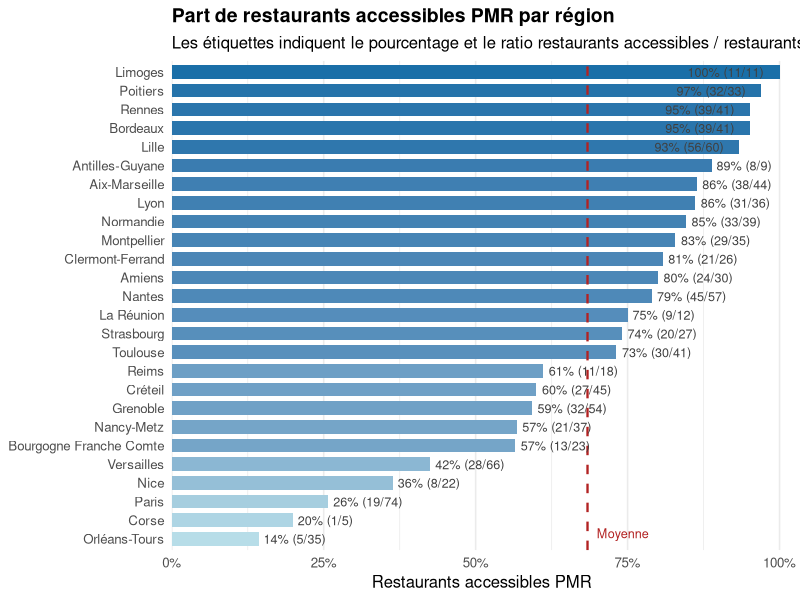

The R script that drew this image:
library(dplyr)
library(ggplot2)
library(readr)
library(forcats)
library(scales)

restaurants <- read_csv("../data/liste_restaurants.csv", show_col_types = FALSE)

accessibilite_pmr <- restaurants %>%
  filter(!is.na(`region.libelle`), !is.na(ispmr)) %>%
  group_by(region = `region.libelle`) %>%
  summarise(
    n_restaurants = n_distinct(code),
    n_pmr = sum(ispmr),
    pct_pmr = n_pmr / n_restaurants,
    .groups = "drop"
  ) %>%
  filter(n_restaurants >= 2) %>%
  mutate(
    region = fct_reorder(region, pct_pmr),
    label = paste0(percent(pct_pmr, accuracy = 1), " (", n_pmr, "/", n_restaurants, ")"),
    hjust_label = if_else(pct_pmr >= 0.92, 1.05, -0.08),
    x_label = if_else(pct_pmr >= 0.92, pct_pmr - 0.02, pct_pmr)
  )

moyenne_pmr <- sum(accessibilite_pmr$n_pmr) / sum(accessibilite_pmr$n_restaurants)

ggplot(accessibilite_pmr, aes(x = pct_pmr, y = region, fill = pct_pmr)) +
  geom_col(width = 0.72, show.legend = FALSE) +
  geom_vline(
    xintercept = moyenne_pmr,
    linetype = "dashed", color = "firebrick", linewidth = 0.8
  ) +
  geom_text(
    aes(x = x_label, label = label, hjust = hjust_label),
    size = 3.2, color = "grey25"
  ) +
  annotate(
    "text",
    x = moyenne_pmr + 0.015,
    y = 1.3,
    label = "Moyenne",
    color = "firebrick",
    size = 3.2,
    hjust = 0
  ) +
  scale_x_continuous(
    labels = percent_format(accuracy = 1),
    limits = c(0, 1),
    expand = expansion(mult = c(0, 0.02))
  ) +
  scale_fill_gradient(low = "#b7dde8", high = "#1a6fa8") +
  labs(
    title = "Part de restaurants accessibles PMR par région",
    subtitle = "Les étiquettes indiquent le pourcentage et le ratio restaurants accessibles / restaurants renseignés",
    x = "Restaurants accessibles PMR",
    y = NULL
  ) +
  theme_minimal(base_size = 12) +
  theme(
    plot.title = element_text(face = "bold", size = 14),
    panel.grid.major.y = element_blank()
  )
